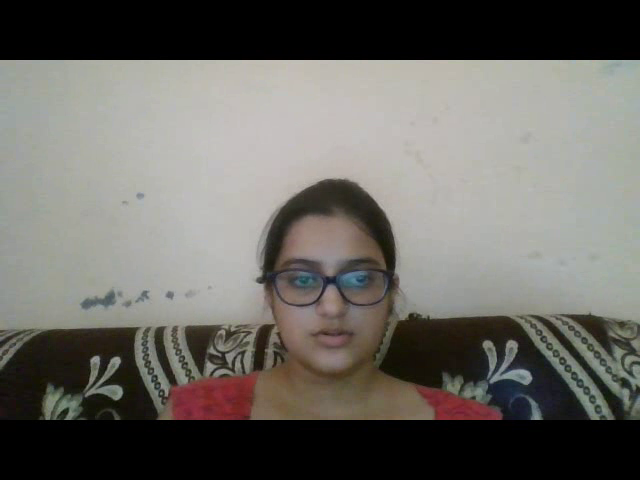
#> input picture frame 17 of Face Detection/output.avi, 640 x 480 px, given in place of the camera
$ jupyter execute --allow-errors Open_CV.ipynb   (older library calls are emulated)   (text cells are left out)
#> lines starting #> are read from the running program, lines starting #| are printed output that depends on the picture; after the words box and inside, x2 and y2 are one past the last pixel; in counts of white or black regions, pixels touching at a corner belong together
[cell 1]
import cv2

[cell 2]
img = cv2.imread("C:/Users/HP/Desktop/pics/hadoop2.jpg", cv2.IMREAD_COLOR)

[cell 3]
img1 = cv2.imread("C:/Users/HP/Desktop/pics/hadoop2.jpg", cv2.IMREAD_GRAYSCALE)

print(type(img), " " ,type(img1) )
#| <class 'NoneType'>   <class 'NoneType'>

[cell 4]
# print(img, "and" ,img1)

[cell 5]
xyz = cv2.imshow('', img)
k = cv2.waitKey(0)
#> (key q is pressed here)
print(k)
# cv2.waitKey(0) & 0xFF == ord('q')
cv2.destroyAllWindows()

[cell 6]
# type(cv2.imwrite('h1.png',img))
color_img = cv2.imwrite('xyz.png',img)
gray_img = cv2.imwrite('xyz1.png', img1)
# help(cv2.imwrite)

[cell 7]
print(img , "and ", gray_img)
#| None and  True

[cell 8]
import cv2
video = cv2.VideoCapture(0)

while(True):
    bool_val,num_matrix = video.read()
#> num_matrix is the input picture: shape (480, 640, 3); mean B, G, R 98.9, 104, 106.2
    num_matrix = cv2.cvtColor(num_matrix, cv2.COLOR_RGB2GRAY)
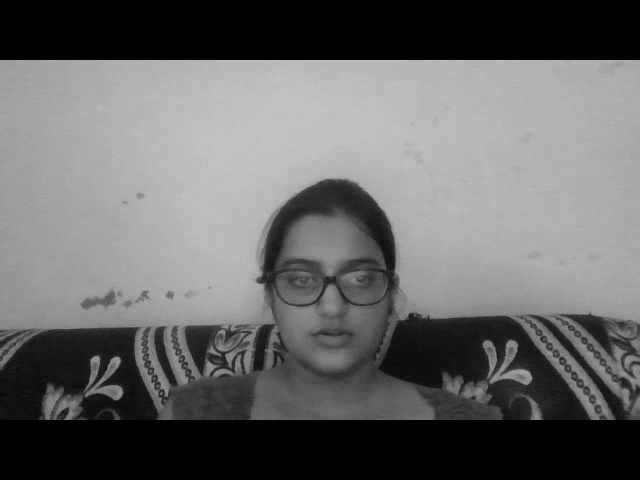
#> num_matrix: shape (480, 640); min 0, max 195, mean 102.7

    cv2.imshow('video',num_matrix)

    if cv2.waitKey(1) & 0xFF == ord('q'):
#> (key q is pressed here)
        break

video.release()
cv2.destroyAllWindows()

[cell 9]
import cv2
video = cv2.VideoCapture(0)
fourcc = cv2.VideoWriter_fourcc(*'XVID')
out = cv2.VideoWriter('output.avi',fourcc, 20.0, (640,480))

while(True):
    ret,frame = video.read()
    out.write(frame)
    cv2.imshow('video', frame)
    if cv2.waitKey(1) & 0xFF == ord('q'):
#> (key q is pressed here)
        break

out.release()
video.release()
cv2.destroyAllWindows()

[cell 10]
import cv2
img_read = cv2.imread("C:/Users/HP/Desktop/pics/pic1.jpg", 1)

[cell 11]
# Draw a line on image so pass parameter "the image name, starting point, ending point, color of strock and width of strock"
cv2.line(img_read,(0,0), (150,150), (255,0,0), 10)

# Draw a Circle on image so pass parameter "the image name, center of the circle, the radius, color, and then thickness"
cv2.circle(img_read,(150,150), 50 , (0,255,0), -1) #-1 means filled the area with that color

# Draw a Rectangle on image so pass parameter "the image name, top left coordinate, bottom right coordinate, color,
# and thickness"
cv2.rectangle(img_read,(0,0),(150,150) , (0,0,255), 5)

# Resize the window which shows the image
cv2.namedWindow("Image", cv2.WINDOW_NORMAL)

cv2.imshow('Image', img_read)
cv2.waitKey(0)
cv2.destroyAllWindows()

[cell 12]
import numpy as np
pts = np.array([[50,0],[100,0],[150,50],[100,100],[50,100],[5,50]], np.int32)
# OpenCV documentation had this code, which reshapes the array to a 1 x 2. I did not
# find this necessary, but you may:
#pts = pts.reshape((-1,1,2))

# Draw a Polygon on image so pass parameter "the image name, the coordinates, should we "connect" the final and starting dot,
# the color, and the thickness"
cv2.rectangle(img_read,(0,0),(150,150) , (0,0,255), 5)
cv2.polylines(img_read, [pts], True, (0,255,255), 3)

cv2.imshow('img', img_read)
cv2.waitKey(0)
cv2.destroyAllWindows()

[cell 13]
font = cv2.FONT_HERSHEY_SIMPLEX

# Draw a Circle on image so pass parameter "the image name, text, position, Font type, size of font, color, and then thickness"
cv2.putText(img_read, 'Open CV!', (0,50), font, 1, (255,255,255), 2, cv2.LINE_AA)

cv2.imshow('Image', img_read)
cv2.waitKey(0)
cv2.destroyAllWindows()

[cell 14]
import cv2
img = cv2.imread("C:/Users/HP/Desktop/pics/pic1.jpg", 1)

#> (the rest of this cell did not finish here and is left out)

[cell 15]
import cv2
img1 = cv2.imread("C:/Users/HP/Desktop/pics/ec1f6a6856dde5dc7b81a7fcbbe548a9--lord.jpg")
img2 = cv2.imread("C:/Users/HP/Desktop/pics/ghanshyam1.jpg")

#> (the rest of this cell did not finish here and is left out)

[cell 16]
# For the addWeighted method, the parameters are the first image, the weight, the second image, that weight, and then
# finally gamma, which is a measurement of light. We'll leave that at zero for now.
weightadd = cv2.addWeighted(img1, 0.6, img2, 0.4, 0)
cv2.imshow('weighted', weightadd)
cv2.waitKey(0)
cv2.destroyAllWindows()

[cell 17]
import cv2

# Load two images
img1 = cv2.imread("C:/Users/HP/Desktop/pics/ghanshyam1.jpg")
img2 = cv2.imread("C:/Users/HP/Desktop/pics/ec1f6a6856dde5dc7b81a7fcbbe548a9--lord.jpg")

# I want to put logo on top-left corner, So I create a ROI
#> (the rest of this cell did not finish here and is left out)

[cell 18]
import cv2
import numpy as np

cap = cv2.VideoCapture(0)

while(1):
    ref, frame = cap.read()
    hsv = cv2.cvtColor(frame, cv2.COLOR_BGR2HSV)
#> hsv: shape (480, 640, 3); mean H, S, V 28.9, 30.8, 107.6

    lower_red = np.array([30,150,50])
    upper_red = np.array([255,255,180])

    mask = cv2.inRange(hsv, lower_red, upper_red)
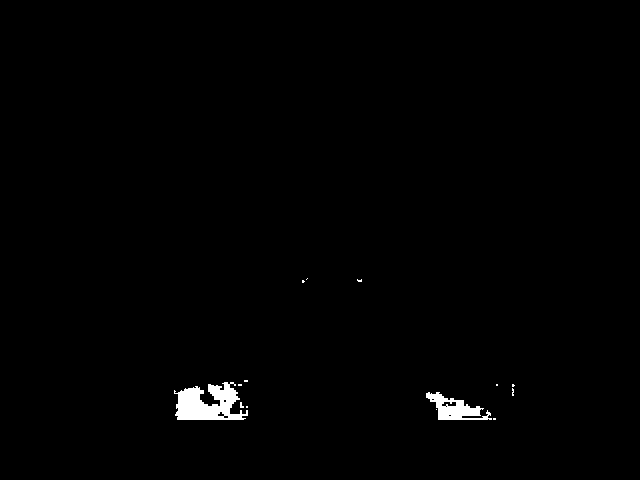
#> mask: shape (480, 640); 0.88% white; 14 white regions (12 under 20 px), largest, box (x1, y1, x2, y2) and area: (174, 382, 248, 420) 1751, (426, 392, 492, 420) 865
    res = cv2.bitwise_and(frame,frame, mask= mask)

    cv2.imshow('frame',frame)
    cv2.imshow('mask',mask)
    cv2.imshow('res',res)

    k = cv2.waitKey(5) & 0xFF
#> (key q is pressed here)
    if k == 27:
        break

cv2.destroyAllWindows()
cap.release()

[cell 19]
import cv2
import numpy as np

cap = cv2.VideoCapture(0)

while(1):

    _, frame = cap.read()
    hsv = cv2.cvtColor(frame, cv2.COLOR_BGR2HSV)

    lower_red = np.array([30,150,50])
    upper_red = np.array([255,255,180])

    mask = cv2.inRange(hsv, lower_red, upper_red)
    res = cv2.bitwise_and(frame,frame, mask= mask)

    cv2.imshow('Original',frame)
    edges = cv2.Canny(frame,100,200)
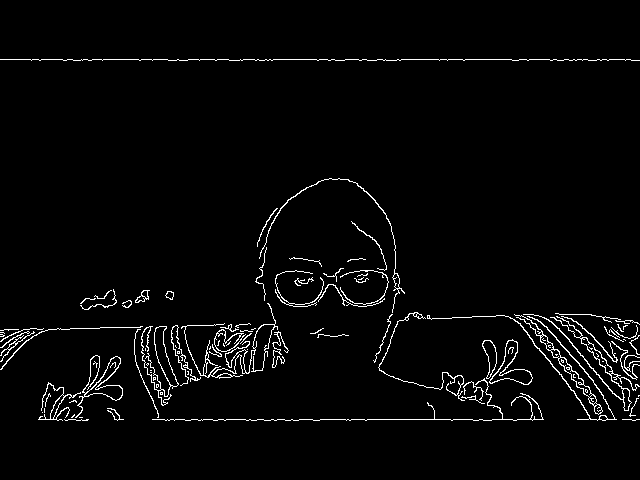
#> edges: shape (480, 640); 2.8% white in thin lines or dots, all inside (x1, y1, x2, y2) = (0, 59, 640, 421)
    cv2.imshow('Edges',edges)

    k = cv2.waitKey(5) & 0xFF
#> (key q is pressed here)
    if k == 27:
        break

cv2.destroyAllWindows()
cap.release()

[cell 20]
import cv2
import numpy as np

cap = cv2.VideoCapture(1)

while(1):

    # Take each frame
    _, frame = cap.read()
    hsv = cv2.cvtColor(frame, cv2.COLOR_BGR2HSV)

    lower_red = np.array([30,150,50])
    upper_red = np.array([255,255,180])

    mask = cv2.inRange(hsv, lower_red, upper_red)
    res = cv2.bitwise_and(frame,frame, mask= mask)

    laplacian = cv2.Laplacian(frame,cv2.CV_64F)
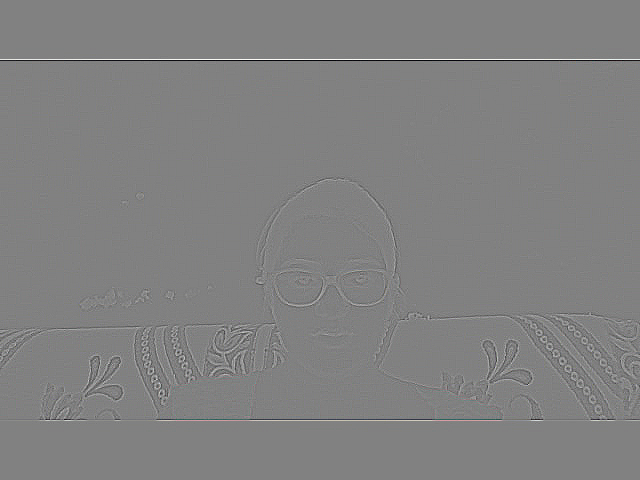
#> laplacian: shape (480, 640, 3) float64; mean B, G, R 0, 0, 0; drawn with min black and max white
    sobelx = cv2.Sobel(frame,cv2.CV_64F,1,0,ksize=5)
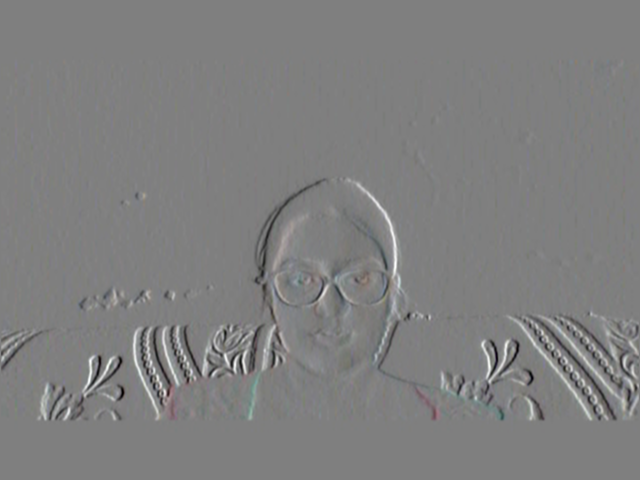
#> sobelx: shape (480, 640, 3) float64; mean B, G, R 2.9, 3.4, 2.8; drawn with min black and max white
    sobely = cv2.Sobel(frame,cv2.CV_64F,0,1,ksize=5)
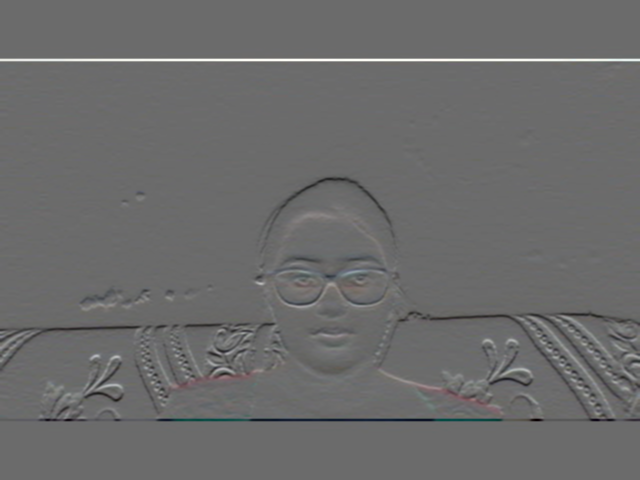
#> sobely: shape (480, 640, 3) float64; mean B, G, R 0, 0, 0; drawn with min black and max white

    cv2.imshow('Original',frame)
    cv2.imshow('Mask',mask)
    cv2.imshow('laplacian',laplacian)
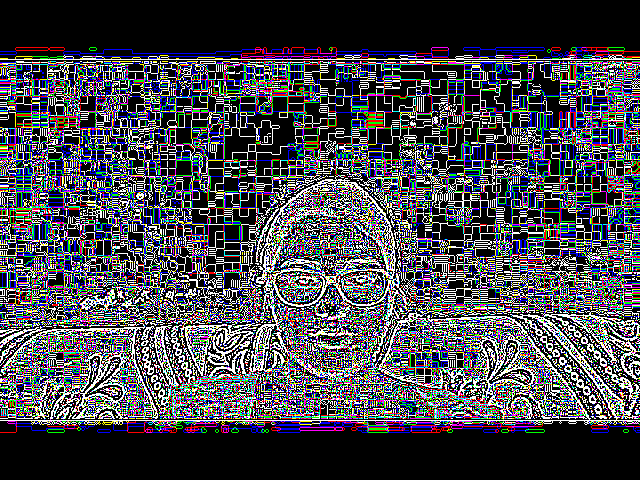
#> window 'laplacian': shape (480, 640, 3); mean B, G, R 77.1, 70.5, 70.4
    cv2.imshow('sobelx',sobelx)
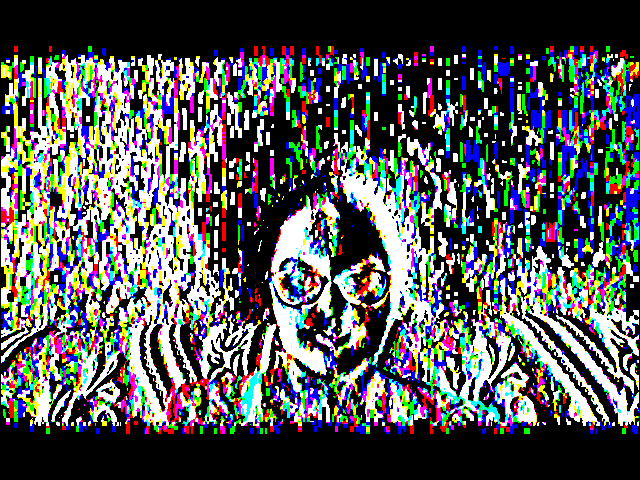
#> window 'sobelx': shape (480, 640, 3); mean B, G, R 87.9, 86.9, 84.6
    cv2.imshow('sobely',sobely)
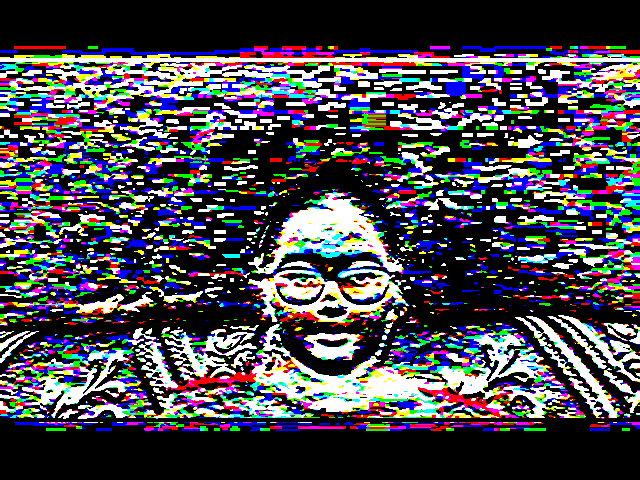
#> window 'sobely': shape (480, 640, 3); mean B, G, R 78.8, 70.4, 71.6

    k = cv2.waitKey(5) & 0xFF
#> (key q is pressed here)
    if k == 27:
        break

cv2.destroyAllWindows()
cap.release()

[cell 21]
import cv2
import numpy as np

img_rgb = cv2.imread('C:/Users/HP/Desktop/opencv-template-matching-python-tutorial.jpg')
#> (the rest of this cell did not finish here and is left out)

[cell 22]
import cv2
import numpy as np

main1 = cv2.imread('C:/Users/HP/Desktop/opencv-template-matching-python-tutorial.jpg')
#> (the rest of this cell did not finish here and is left out)

[cell 23]
import numpy as np
import cv2

cap = cv2.VideoCapture(0)
fgbg = cv2.createBackgroundSubtractorMOG2()

while(1):
    ret, frame = cap.read()

    fgmask = fgbg.apply(frame)
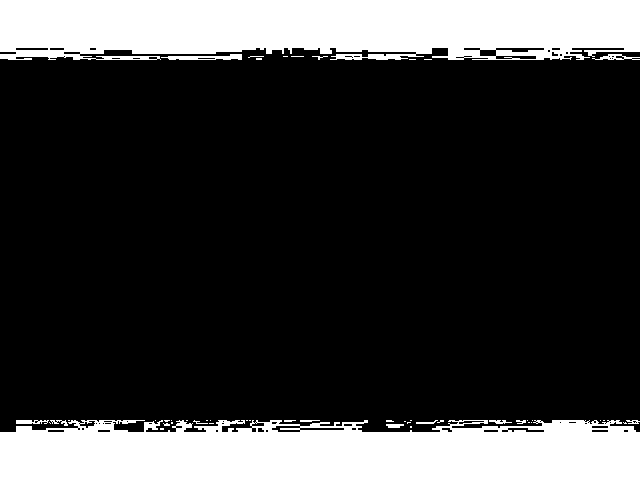
#> fgmask: shape (480, 640); values 127 (black) and 255 (white), 22.7% white; 48 white regions (33 under 20 px), largest, box (x1, y1, x2, y2) and area: (0, 0, 640, 60) 34691, (0, 420, 640, 480) 34049, (161, 54, 242, 60) 292

    cv2.imshow('fgmask',frame)
    cv2.imshow('frame',fgmask)


    k = cv2.waitKey(30) & 0xff
#> (key q is pressed here)
    if k == 27:
        break


cap.release()
cv2.destroyAllWindows()

$ run again, starting later in the video
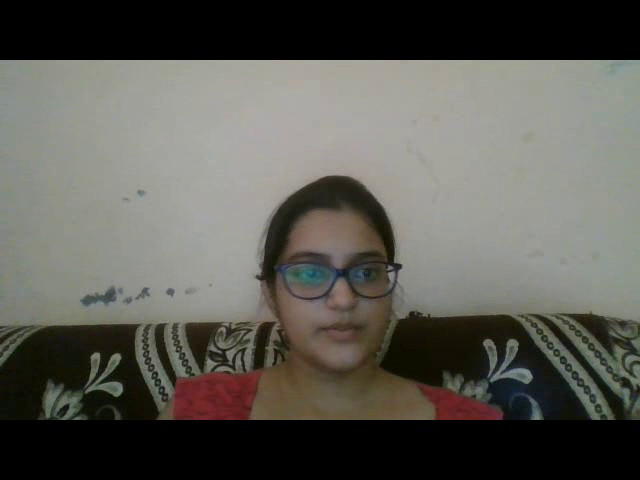
#> input picture frame 79 of Face Detection/output.avi, 640 x 480 px, given in place of the camera
#| <class 'NoneType'>   <class 'NoneType'>
#| None and  True
#> num_matrix is the input picture: shape (480, 640, 3); mean B, G, R 83.9, 90.2, 91.7
#> num_matrix: shape (480, 640)
#> hsv: shape (480, 640, 3); mean H, S, V 27.6, 37.3, 93.1
#> `mask = cv2.inRange(hsv, lower_red, upper_red)`:
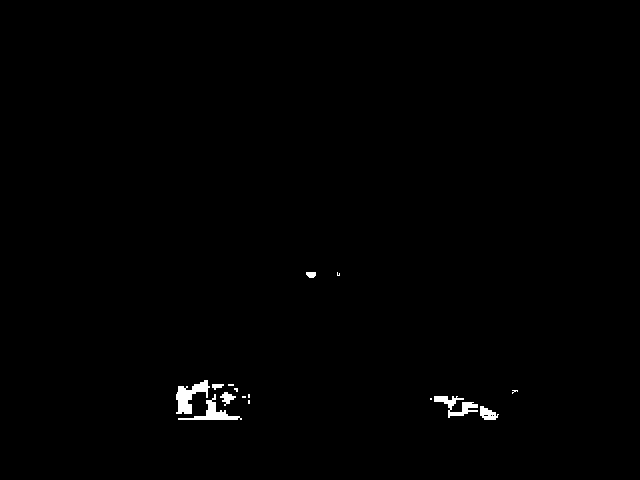
#> mask: shape (480, 640); 0.58% white; 15 white regions (8 under 20 px), largest, box (x1, y1, x2, y2) and area: (176, 380, 210, 414) 538, (178, 394, 242, 420) 424, (434, 396, 478, 418) 389
#> edges: shape (480, 640); 2.7% white in thin lines or dots, all inside (x1, y1, x2, y2) = (0, 59, 640, 421)
#> `fgmask = fgbg.apply(frame)`:
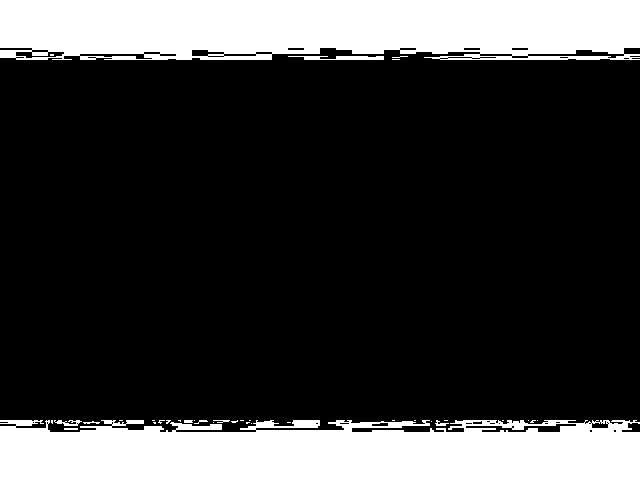
#> fgmask: shape (480, 640); values 127 (black) and 255 (white), 23% white; 36 white regions (26 under 20 px), largest, box (x1, y1, x2, y2) and area: (0, 0, 640, 60) 35424, (0, 420, 640, 480) 34490, (288, 56, 384, 60) 288

$ run again, starting later in the video
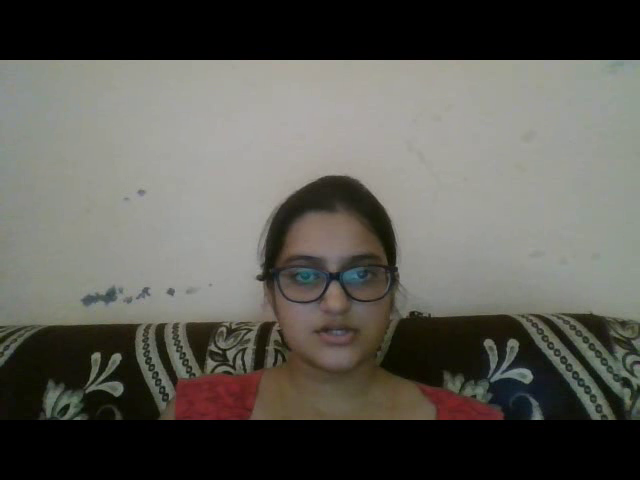
#> input picture frame 140 of Face Detection/output.avi, 640 x 480 px, given in place of the camera
#| <class 'NoneType'>   <class 'NoneType'>
#| None and  True
#> num_matrix is the input picture: shape (480, 640, 3); mean B, G, R 83.6, 89.8, 91.1
#> num_matrix: shape (480, 640)
#> hsv: shape (480, 640, 3); mean H, S, V 28.3, 37.6, 92.5
#> mask: shape (480, 640); 0.64% white; 17 white regions (10 under 20 px), largest, box (x1, y1, x2, y2) and area: (176, 382, 249, 420) 1386, (450, 406, 496, 420) 241, (454, 402, 468, 414) 96
#> edges: shape (480, 640); 2.8% white in thin lines or dots, all inside (x1, y1, x2, y2) = (0, 59, 640, 421)
#> `fgmask = fgbg.apply(frame)`:
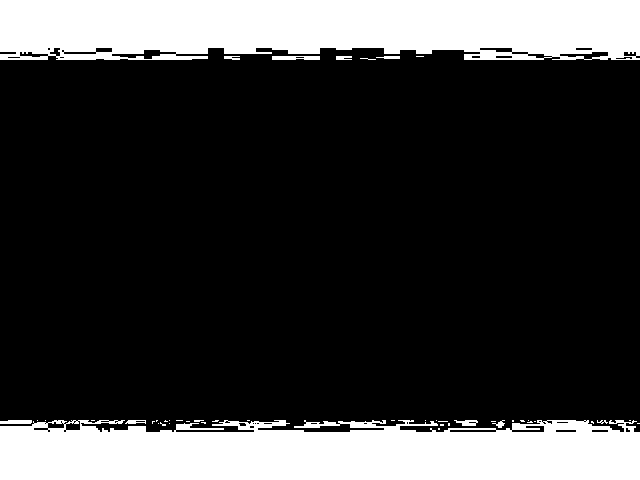
#> fgmask: shape (480, 640); values 127 (black) and 255 (white), 22.7% white; 45 white regions (34 under 20 px), largest, box (x1, y1, x2, y2) and area: (0, 0, 640, 60) 34828, (0, 420, 640, 480) 34080, (272, 56, 320, 60) 176
